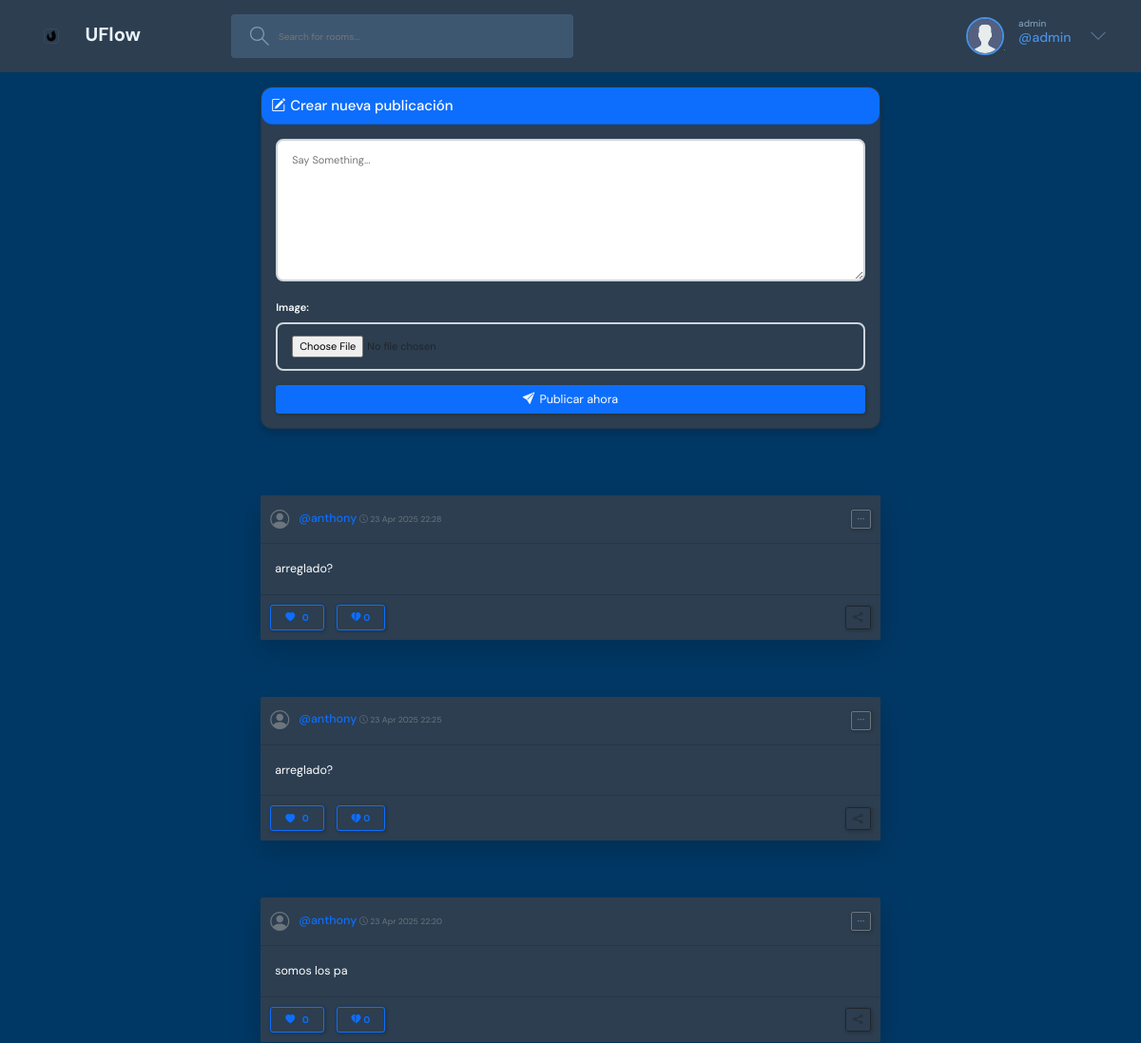
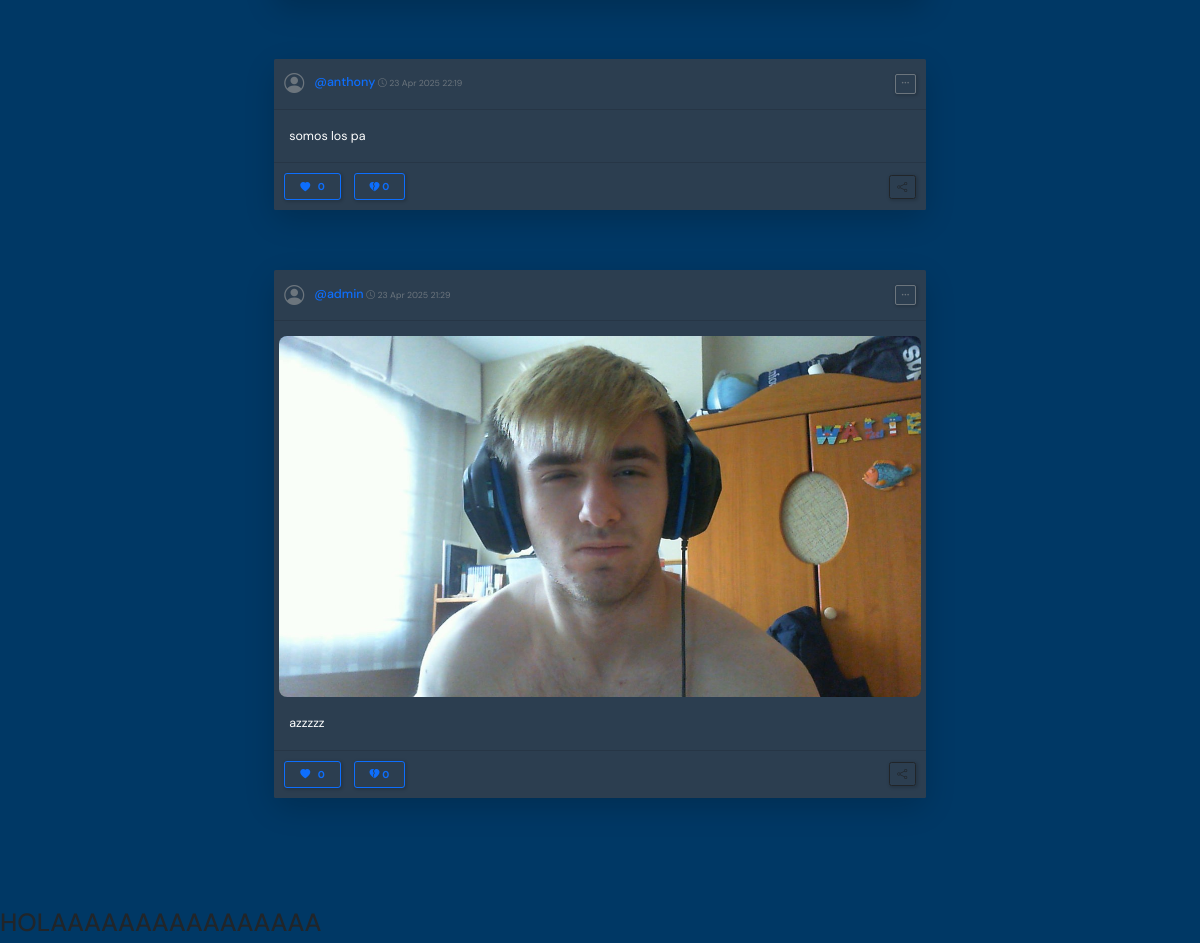
Screenshot of /home_feed/ (signed in) with the database file from the repository (2 pictures, top to bottom).
### base/models.py (models this page shows, shortened)
class User(AbstractUser):
    username = models.CharField(unique=True,max_length=200, null=True)
    first_name = models.CharField(max_length=200, null=True)
    last_name = models.CharField(max_length=200, null=True)
    email = models.EmailField(unique=True, null=True)
    bio = models.TextField(null=True)
    avatar = models.ImageField(null=True, default="avatar.svg")
    birthdate = models.DateField(null=True, blank=True)
    USERNAME_FIELD = 'username'
    REQUIRED_FIELDS = []

class Post(models.Model):
    user = user = models.ForeignKey(User, on_delete=models.CASCADE)
    body = models.TextField()
    image = models.ImageField(upload_to='uploads/post_photos', blank=True, null=True)
    updated = models.DateTimeField(auto_now=True)
    created = models.DateTimeField(auto_now_add=True)
    likes = models.ManyToManyField(User, blank=True, related_name='likes')
    dislikes = models.ManyToManyField(User, blank=True, related_name='dislikes')
    class Meta:
        ordering = ['-updated', '-created']

### base/views.py (the view, shortened to what this page needs)
# urls.py: path('home_feed/', views.PostListView.as_view(), name='home_feed'),
class PostListView(View):
    def get(self, request,*args, **kwargs):
        posts= Post.objects.all().order_by('-created')
        form = PostForm()
        context = {
            'post_list':posts,
            'form':form,
        }
        return render (request,'base/home_feed.html',context)

### base/forms.py
class PostForm(ModelForm):
    body = forms.CharField(
        label='',
        widget=forms.Textarea(attrs={
            'rows':'3',
            'placeholder':'Say Something...'
        }))
    image  = forms.ImageField(required=False)
    class Meta:
        model = Post
        fields = ['body', 'image']

### base/templates/base/home_feed.html
{% extends 'main.html' %}
{% block content %}
      <div class="container">
          {% include 'base/post_feed.html' %}
        </div>
        <H1>HOLAAAAAAAAAAAAAAAA</H1>
    {% endblock content %}

### templates/nav.html (shortened to what this page needs)
{% load static %}
<header class="header header--loggedIn">
  <div class="container">
    <a href="{% url 'home' %}" class="header__logo">
      <img  src="{% static 'images/logo.png' %}"  />
      <h1>UFlow</h1>
    </a>
    <form class="header__search" method="GET" action="{% url 'home' %}">
      <label>
        <input name="q" placeholder="Search for rooms..." />
      </label>
    </form>
    <nav class="header__menu">
      {% if request.user.is_authenticated %}
      <div class="header__user">
        <a href="{%url 'user-profile' request.user.id %}">
          <div class="avatar avatar--medium active">
            <img src="{{request.user.avatar.url}}" />
          </div>
          <p>{{request.user.username}}<span>@{{request.user.username}}</span></p>
        </a>
        <button class="dropdown-button">
          <svg version="1.1" xmlns="http://www.w3.org/2000/svg" width="32" height="32" viewBox="0 0 32 32">
            <title>chevron-down</title>
            <path d="M16 21l-13-13h-3l16 16 16-16h-3l-13 13z"></path>
          </svg>
        </button>
      </div>
      {% else %}
      <a href="{% url 'login' %}">
        <img src="{% static 'images/avatar.svg' %}" />
        <p>Login</p>
      </a>
      {% endif %}
    </nav>
  </div>
</header>

### base/templates/base/post_feed.html (shortened to what this page needs)
{% load static %}
{% block content %}
<link rel="stylesheet" href="https://cdn.jsdelivr.net/npm/bootstrap-icons@1.11.3/font/bootstrap-icons.min.css">
<link href="https://cdn.jsdelivr.net/npm/bootstrap@5.0.2/dist/css/bootstrap.min.css" rel="stylesheet">
<div class="container feed-container">
    <div class="row justify-content-center mt-4 mb-5">
        <div class="col-lg-8 col-md-10 col-sm-12">
            <div class="card post-form-card shadow">
                <div class="card-header bg-primary text-white py-3" id="caja">
                    <h4 class="mb-0"><i class="bi bi-pencil-square me-2"></i>Crear nueva publicación</h4>
                </div>
                <div class="card-body p-4">
                    <form method="POST" enctype="multipart/form-data">
                        <div class="mb-4">
                            {{ form.as_p }}
                        </div>
                        <div class="d-grid">
                            <button type="submit" class="btn btn-primary btn-lg py-2">
                                <i class="bi bi-send-fill me-2"></i>Publicar ahora
                            </button>
                        </div>
                    </form>
                </div>
            </div>
        </div>
    </div>
    {% for post in post_list %}
    <div class="row justify-content-center mb-5">
        <div class="col-lg-8 col-md-10 col-sm-12">
            <div class="card post-card shadow-lg post">
                <div class="card-header bg-light py-3 post">
                    <div class="d-flex justify-content-between align-items-center post">
                        <div class="d-flex align-items-center post">
                            <div class="user-avatar me-3" post>
                                <i class="bi bi-person-circle fs-2"></i>
                            </div>
                            <div>
                                <a href="{% url 'user-profile' post.user.id %}">
                                    <h5 class="post-username mb-1">@{{ post.user }}</h5>
                                </a>
                                <small class="text-muted post-date">
                                    <i class="bi bi-clock me-1"></i>{{ post.created|date:"d M Y H:i" }}
                                </small>
                            </div>
                        </div>
                        <button class="btn btn-sm btn-outline-secondary">
                            <i class="bi bi-three-dots"></i>
                        </button>
                    </div>
                </div>
                <div class="card-body p-4">
                    {% if post.image %}
                    <div class="post-image-container mb-4">
                        <img src="{{ post.image.url }}" alt="Post image" class="post-image img-fluid rounded">
                    </div>
                    {% endif %}
                    <div class="post-content fs-5 text">
                        {{ post.body|linebreaksbr }}
                    </div>
                </div>
                <div class="card-footer bg-white py-3 post">
                    <div class="d-flex justify-content-between align-items-center">
                        <div class="reaction-buttons">
                            <form method="post" action="{% url 'like' post.pk %}" class="d-inline me-3">
                                <button class="btn btn-lg btn-outline-primary like-btn px-4" type="submit">
                                    <i class="bi bi-heart-fill me-2"></i>
                                    <span class="reaction-count fw-bold">{{ post.likes.all.count }}</span>
                                </button>
                            </form>
                            <form method="post" action="{% url 'dislike' post.pk %}" class="d-inline me-3">
                                <button class="btn btn-lg btn-outline-primary like-btn px-4" type="submit">
                                    <i class="bi bi-heartbreak-fill"></i>
                                    <span class="reaction-count fw-bold">{{ post.dislikes.all.count }}</span>
                                </button>
                            </form>
                        </div>
                        <div>
                            <button class="btn btn-outline-dark">
                                <i class="bi bi-share"></i>
                            </button>
                        </div>
                    </div>
                </div>
            </div>
        </div>
    </div>
    {% endfor %}
</div>
{% endblock content %}

### static/styles/style.css (style rules this page uses)
:root { --color-main: #4a90e2; --color-main-light: #d9ecff; --color-dark: #2c3e50; --color-dark-medium: #3e5771; --color-dark-light: #5a7a9c; --color-light: #eaf3fb; --color-gray: #7f9cb5; --color-light-gray: #a2b8cf; --color-bg: #003865; --color-success: #4caf50; --color-error: #e53935; }
* { font-family: "DM Sans", -apple-system, BlinkMacSystemFont, "Segoe UI", Roboto, Oxygen, Ubuntu, Cantarell, "Open Sans", "Helvetica Neue", sans-serif; margin: 0; padding: 0; box-sizing: border-box; text-rendering: optimizeLegibility; font-size: inherit; }
html { font-size: 56.25%; }
@media only screen and (min-width: 1200px) { html { font-size: 62.5%; } }
#caja { border-radius: 12px !important; }
body { line-height: 1.6; font-weight: 400; font-size: 1.5rem; color: var(--color-light-gray); background-color: var(--color-bg) !important; min-height: 100vh; }
img { width: 100%; }
a { display: inline-block; color: var(--color-main); text-decoration: none!important; }
.container { max-width: 120rem; width: 90%; margin: auto; }
.btn { background-color: transparent; border: none; display: inline-flex; align-items: center; gap: 1rem; cursor: pointer; transition: all ease-in-out 0.3s; padding: 1rem 2rem; border-radius: 5px; box-shadow: 1px 1px 3px 1px rgba(0, 0, 0, 0.15); font-weight: 500; }
.avatar { position: relative; display: inline-block; border-radius: 50%; border: 2px solid var(--color-main); }
.avatar img { display: block; border-radius: 50%; object-fit: cover; object-position: center; }
.avatar::after { content: ""; display: block; position: absolute; background-color: var(--color-gray); z-index: 111; border-radius: 50%; border: 0.3rem solid var(--color-dark); }
.avatar.active::after { background-color: var(--color-success); }
.avatar.avatar--medium img { width: 3.6rem; height: 3.6rem; border-radius: 50%; }
.avatar.avatar--medium:after { width: 0.7rem; height: 0.7rem; bottom: 0px; right: -6px; }
.header { padding: 1.5rem; background-color: var(--color-dark); }
.header > .container { display: flex; gap: 9.5rem; align-items: center; }
.header__logo, .header__user { display: flex; gap: 2rem; align-items: center; }
.header__logo > img { height: 3.2rem; width: 3.2rem; }
.header__logo > h1 { font-weight: 700; font-size: 2rem; color: var(--color-light); }
.header__search > label { background-color: var(--color-dark-medium); padding: 1.3rem 1rem; display: flex; align-items: center; gap: 1rem; border-radius: 4px; }
.header__search svg { fill: var(--color-gray); width: 2rem; height: 2rem; margin-left: 1rem; }
.header__search input { width: 30rem; background: transparent; border: none; outline: none; color: var(--color-light); }
.header__menu { margin-left: auto; position: relative; }
.header__menu a { display: flex; gap: 1.5rem; align-items: center; font-weight: 500; text-decoration: none; color: var(--color-gray); }
.header__menu img { height: 3.6rem; }
.header__menu p { line-height: 1.2; }
.header__menu span { color: var(--color-main); font-weight: 500; font-size: 1.4rem; display: block; }
.header__menu svg { width: 1.6rem; height: 1.6rem; fill: var(--color-dark-light); }
.dropdown-button { background: transparent; border: 0; outline: 0; cursor: pointer; }

### base/templates/base/post_feed.html (style rules this page uses)
.text { color: white !important; }
.post { background-color: var(--color-dark)!important; }
.feed-container { max-width: 1000px; margin: 0 auto; padding-bottom: 50px; }
.post-card { border-radius: 12px; border: none; transition: all 0.3s ease; margin-bottom: 30px; }
.post-form-card { border-radius: 12px; margin-bottom: 40px; background-color: var(--color-dark)!important; }
.user-avatar { color: #6c757d; font-size: 1.5rem; }
.post-content { font-size: 1.25rem; line-height: 1.8; margin-bottom: 0; }
.post-image-container { margin: 0 -1rem; border-radius: 8px; overflow: hidden; max-height: 500px; }
.post-image { width: 100%; height: auto; max-height: 500px; object-fit: cover; transition: transform 0.3s ease; }
.reaction-buttons .btn { font-size: 1rem; }
.card-body form p { margin-bottom: 1.5rem; }
.card-body form p label { font-weight: 600; margin-bottom: 0.75rem; font-size: 1.1rem; color: white; }
.card-body form p input, .card-body form p textarea { width: 100%; padding: 12px 15px; border: 2px solid #ced4da; border-radius: 8px; font-size: 1.1rem; }
.card-body form p textarea { min-height: 150px; }

### rows the page displays
User: user.avatar (placeholder picture), user.username "admin"
Post: user "anthony", created "23 Apr 2025 22:28", body "arreglado?", likes.all.count "0", dislikes.all.count "0"
Post: user "anthony", created "23 Apr 2025 22:25", body "arreglado?", likes.all.count "0", dislikes.all.count "0"
Post: user "anthony", created "23 Apr 2025 22:20", body "somos los pa", likes.all.count "0", dislikes.all.count "0"
Post: user "anthony", created "23 Apr 2025 22:19", body "somos los pa", likes.all.count "0", dislikes.all.count "0"
Post: user "admin", created "23 Apr 2025 21:29", image (picture), body "azzzzz", likes.all.count "0", dislikes.all.count "0"
